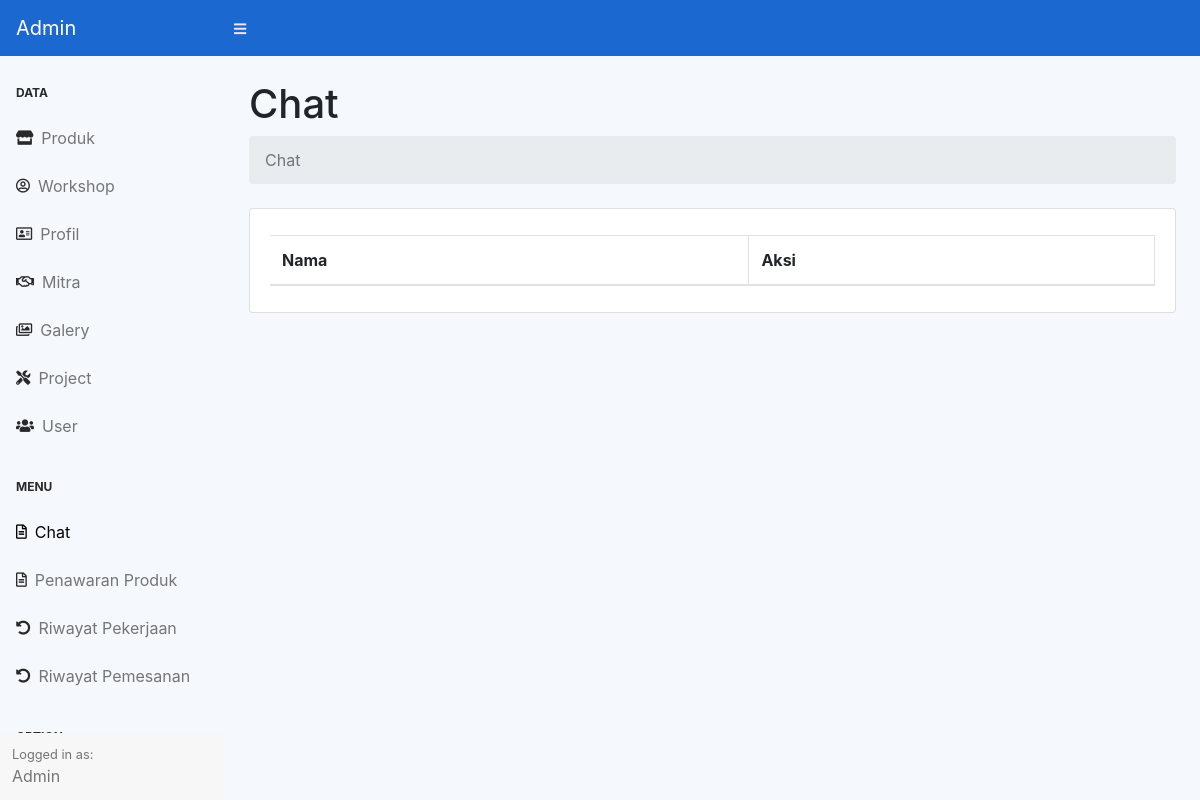
Before: /admin/index.php?page=chat (signed in) with the older database file.
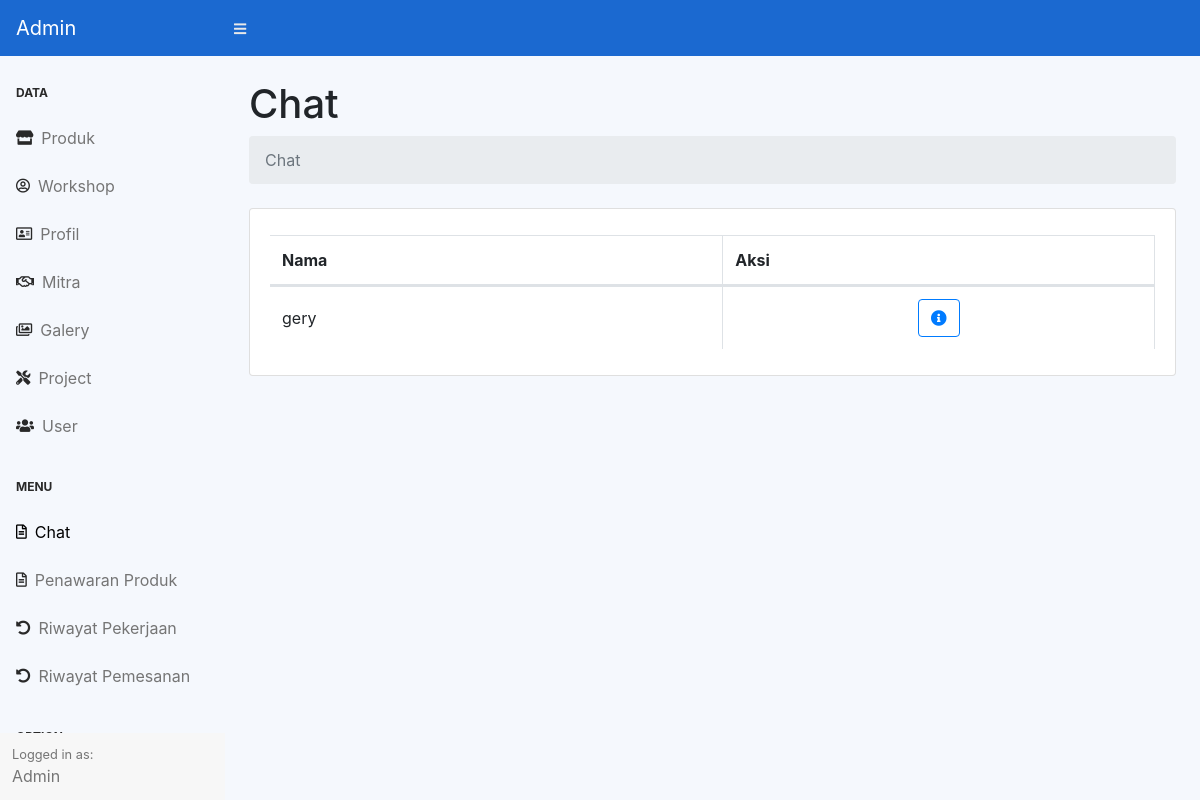
After: the same page with the newer database file.
### tables this page shows
CREATE TABLE `user_chat` (
  `id_user_chat` int(11) NOT NULL,
  `id_user` varchar(128) NOT NULL,
  `status` int(6) NOT NULL DEFAULT 0
);

CREATE TABLE `user` (
  `id` int(11) NOT NULL,
  `nama` varchar(128) NOT NULL,
  `email` varchar(128) NOT NULL,
  `katasandi` varchar(128) NOT NULL
);

### admin/chat/index.php (the view, shortened to what this page needs)
<div class="container-fluid">
    <h1 class="mt-4">Chat </h1>
    <ol class="breadcrumb mb-4">
        <li class="breadcrumb-item active">Chat</li>
    </ol>
    <div class="card mb-4">
        <div class="card-body">
            <div class="table-responsive">
                <table class="table table-bordered dataTable" id="" width="100%" cellspacing="0">
                    <thead>
                        <tr>
                            <th>Nama</th>
                            <th>Aksi</th>
                        </tr>
                    </thead>
                    <tbody>
                        <?php $get = $koneksi->query("SELECT user.nama as nama, user_chat.id_user FROM `user_chat` JOIN `user` ON user_chat.id_user = user.id") ?>
                        <?php
                        while ($data = $get->fetch_assoc()) : ?>
                            <tr>
                                <td class="align-middle"><?= $data['nama'] ?></td>
                                <td class="text-center">
                                    <a href="?page=chat-chat&id=<?= $data['id_user'] ?>" class="btn btn-outline-primary"><i class="fas fa-info-circle"></i></a>
                                </td>
                            </tr>
                        <?php
                        endwhile ?>
                    </tbody>
                </table>
            </div>
        </div>
    </div>
</div>

Changed rows visible on the page:
added user_chat: id_user.nama "gery"
